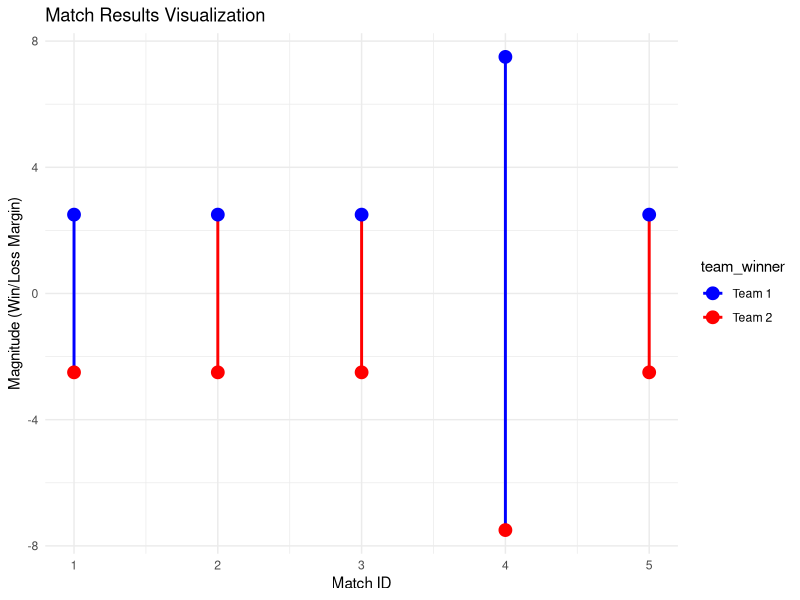
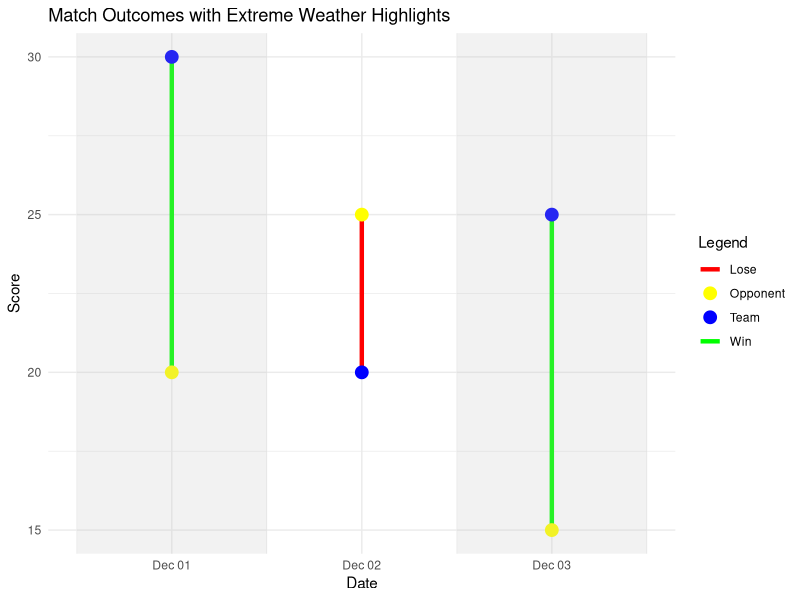

Source code (R) for these figures, in order:
library(readr)
data <- read_csv("data/soccer_main.csv")
# dew, humidity, windgust, windspeed, visibility, 
correlation <- cor(data$solarradiation, data$uvindex, method = "pearson", use = "complete.obs")
print(correlation)

# 1. select weather variables, exclude solarradiatoin or solar energy because high correlation
# 2. temp, dew, humidity, windgust, windspeed, visibility, feelslike, precip, uvindex

# 3. define extremeties for each variable
# 4. define who is favorite or underdog for that match based on pregame odds
# 5. visualize how often a surprise ocurrs based on how often the underdog wins
# 6. team and weather wise, visualize matches played, highlight days of extreme weather, 
#     visualize odds for both chosen and opposite team for each date, and find a cool way to visualize the result. 
# 

# Load libraries
library(ggplot2)
library(dplyr)

# Sample data
data <- data.frame(
  match_id = 1:5,                     # Match IDs
  team1_score = c(70, 80, 90, 100, 85), # Team 1 scores
  team2_score = c(65, 85, 95, 85, 90)   # Team 2 scores
)

# Calculate magnitude and team colors
data <- data %>%
  mutate(
    magnitude = abs(team1_score - team2_score),
    team_winner = ifelse(team1_score > team2_score, "Team 1", "Team 2")
  )

# Create the lollipop chart
ggplot(data, aes(x = match_id, y = 0)) +
  geom_segment(aes(
    xend = match_id,
    y = -magnitude / 2,
    yend = magnitude / 2,
    color = team_winner
  ), size = 1) +
  geom_point(aes(y = magnitude / 2, color = "Team 1"), size = 4) +
  geom_point(aes(y = -magnitude / 2, color = "Team 2"), size = 4) +
  scale_color_manual(values = c("Team 1" = "blue", "Team 2" = "red")) +
  labs(
    title = "Match Results Visualization",
    x = "Match ID",
    y = "Magnitude (Win/Loss Margin)"
  ) +
  theme_minimal()





# Load libraries
library(ggplot2)
library(dplyr)

# Sample data
data <- data.frame(
  date = as.Date(c("2024-12-01", "2024-12-02", "2024-12-03")),
  team = c("Team A", "Team B", "Team C"),
  opponent = c("Team B", "Team C", "Team A"),
  team_score = c(30, 20, 25),
  opponent_score = c(20, 25, 15),
  extreme_weather = c(TRUE, FALSE, TRUE)
)

# Add magnitude and result
data <- data %>%
  mutate(
    margin = abs(team_score - opponent_score),
    result = ifelse(team_score > opponent_score, "Win", "Lose")
  )

# Create the plot
ggplot(data, aes(x = date)) +
  # Vertical lines for matches
  geom_segment(aes(
    xend = date,
    y = team_score,
    yend = opponent_score,
    color = result
  ), size = 1.5) +
  # Points for team and opponent scores
  geom_point(aes(y = team_score, color = "Team"), size = 4) +
  geom_point(aes(y = opponent_score, color = "Opponent"), size = 4) +
  # Highlight extreme weather days
  geom_rect(
    data = filter(data, extreme_weather),
    aes(
      xmin = as.Date(date) - 0.5,
      xmax = as.Date(date) + 0.5,
      ymin = -Inf,
      ymax = Inf
    ),
    fill = "gray", alpha = 0.2, inherit.aes = FALSE
  ) +
  scale_color_manual(values = c("Win" = "green", "Lose" = "red", "Team" = "blue", "Opponent" = "yellow")) +
  labs(
    title = "Match Outcomes with Extreme Weather Highlights",
    x = "Date",
    y = "Score",
    color = "Legend"
  ) +
  theme_minimal()